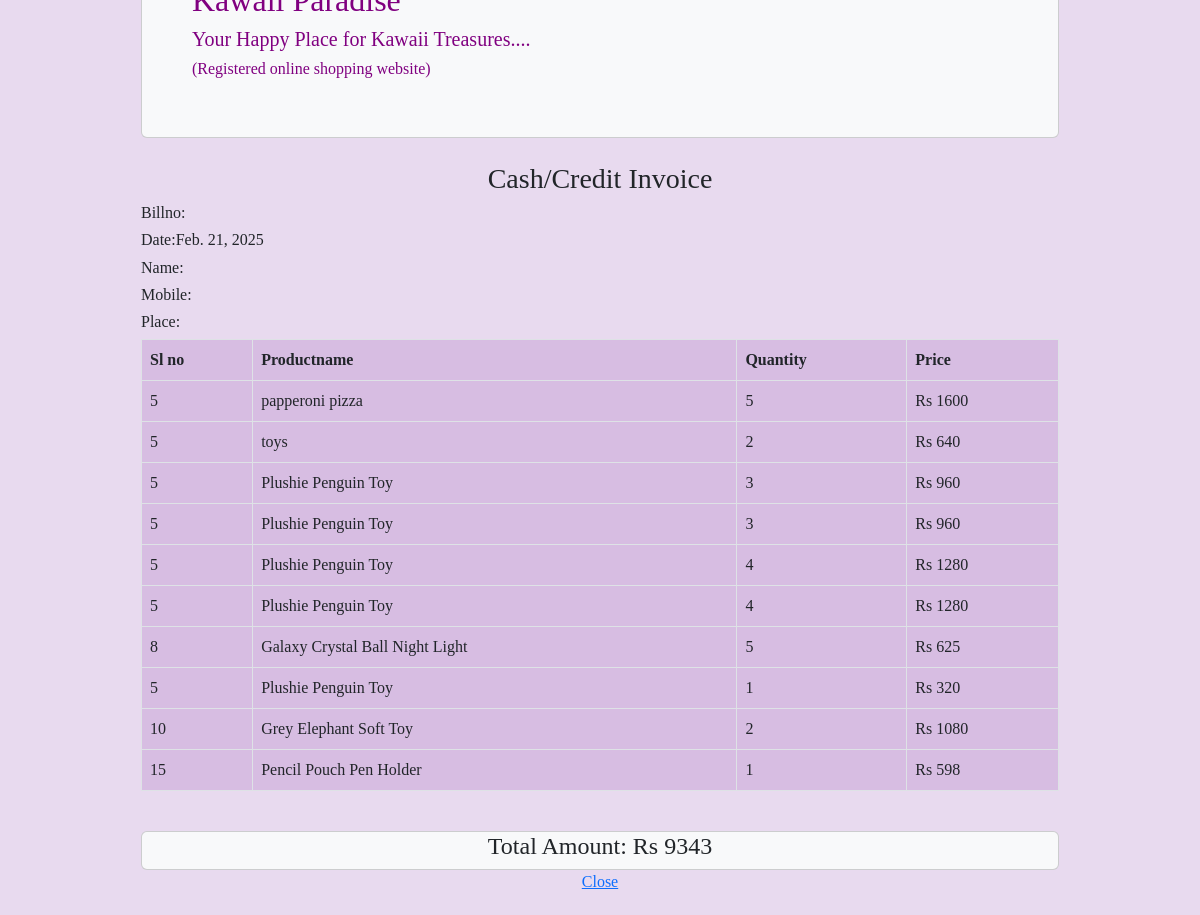
Screenshot of /path20 (signed in) with the database file from the repository.
### app2/models.py (models this page shows, shortened)
class Billtable(models.Model):
    Productid = models.IntegerField()
    Productname = models.CharField(max_length=100)
    Quantity = models.IntegerField()
    price = models.IntegerField()
    Userid = models.CharField(max_length=100)
    Date = models.DateField()
    Firstname = models.CharField(max_length=100)

### app2/views.py (the view)
# urls.py: path("path20", views.userbilldata, name="userbilldata"),
def userbilldata(request):
    a = Billtable.objects.filter(Userid=request.session["member_id"])
    x=0
    if a:
        for i in a:
            p=i.price
            x=x+p
            pid=i.Productid
            q=i.Quantity
            c=i.id
            n=i.Firstname
        return render(request, "userbilldata.html",{"usercartdatakey":a,"sum":x,"Productid":pid,"Quantity":q,"id":c,"Date":datetime.date.today(),"Firstname":n}) #,"Firstname":d,"Mobile":e,"Place":f})
    else:
         return HttpResponse("No orders")

### templates/userbilldata.html (shortened to what this page needs)
<!DOCTYPE html>
<html lang="en">
<head>
<link href="https://cdn.jsdelivr.net/npm/bootstrap@5.2.3/dist/css/bootstrap.min.css" rel="stylesheet">
</head>
<body class="bg-muted">
    <div class="container">
        <table align="right">
            <form action="" method="POST">
                    <br>
        <div class="bg-light card text-center"  style="padding:50px ; background-color:#d7bde2">
                <h2 style="color:purple" align="left">Kawaii Paradise</h2>
                <h5 style="color:purple "  align="left">Your Happy Place for Kawaii Treasures....</h5>
                <h6 style="color:purple " align="left">(Registered online shopping website)</h6>
        </div>
        <br>
        <div class="text-center">
                <h3 align="center">Cash/Credit Invoice</h3>
        </div>
        <div class="text-center" >
                <h6 align="left">Billno:</h6>
                <h6 align="left">Date:{{Date}}</h6>
                <h6 align="left">Name:{{Firstname}}</h6>
                <h6 align="left">Mobile:{{Mobile}}</h6>
                <h6 align="left">Place:{{Place}}</h6>
        </div>
        <table class="table  table-bordered " style="padding:50px ; background-color:#d7bde2">
        <tr>
            <th>Sl no</th>
            <th>Productname</th>
            <th>Quantity</th>
            <th>Price</th>
        </tr>
         {% for i in usercartdatakey %}
         <tr>
            <td>{{i.Productid}}</td>
            <td>{{i.Productname}}</td>
            <td>{{i.Quantity}}</td>
            <td> Rs {{i.price}}</td>
        </tr>
        {% endfor %}
    </table>
        <br>
<div class="bg-light card text-center">
    <h4 align="center">Total Amount:  Rs {{sum}}</h4>
</div>
<div class="text-center">
    <a href="http://127.0.0.1:8000/" > Close </a>
</div>
</body>
</html>

### templates/userbilldata.html (style rules this page uses)
body { background-color:#e8daef; display: flex; justify-content: center; align-items: center; height: 100vh; font-family:times new roman; }
.container { background-color:#e8daef; padding: 20px; border-radius: 10px; width: 80%; border:1px solid #e8daef; }

### rows the page displays
Billtable: Productid "5", Productname "papperoni pizza", Quantity "5", price "1600"
Billtable: Productid "5", Productname "toys", Quantity "2", price "640"
Billtable: Productid "5", Productname "Plushie Penguin Toy", Quantity "3", price "960"
Billtable: Productid "5", Productname "Plushie Penguin Toy", Quantity "3", price "960"
Billtable: Productid "5", Productname "Plushie Penguin Toy", Quantity "4", price "1280"
Billtable: Productid "5", Productname "Plushie Penguin Toy", Quantity "4", price "1280"
Billtable: Productid "8", Productname "Galaxy Crystal Ball Night Light", Quantity "5", price "625"
Billtable: Productid "5", Productname "Plushie Penguin Toy", Quantity "1", price "320"
Billtable: Productid "10", Productname "Grey Elephant Soft Toy", Quantity "2", price "1080"
Billtable: Productid "15", Productname "Pencil Pouch Pen Holder", Quantity "1", price "598"

### other values shown
{{ sum }} "9343"
